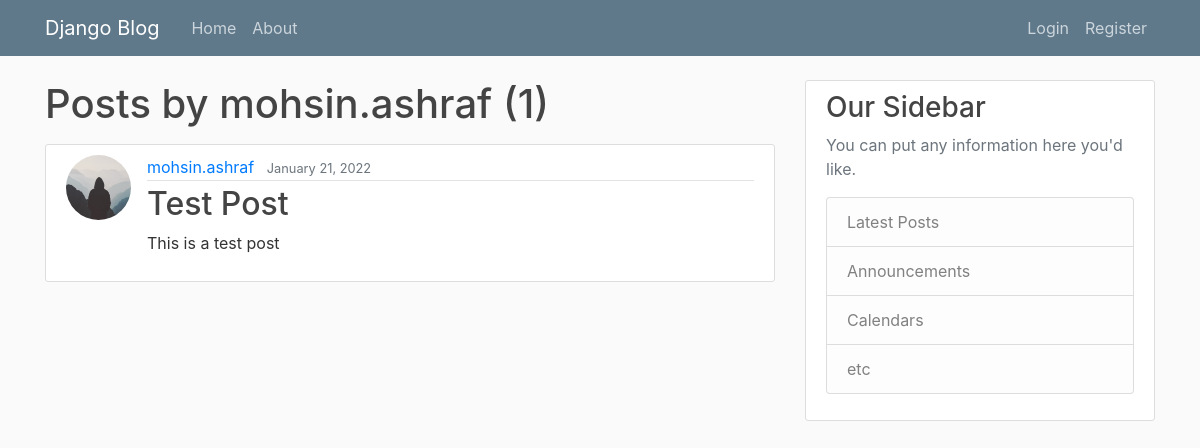
The page /user/mohsin.ashraf on the database its author committed.
### blog/models.py (models this page shows, shortened)
class Post(models.Model):
	title = models.CharField(max_length=100)
	content = models.TextField()
	date_posted = models.DateTimeField(default=timezone.now)
	author = models.ForeignKey(User, on_delete=models.CASCADE)

### users/models.py (models this page shows, shortened)
class Profile(models.Model):
	user = models.OneToOneField(User, on_delete=models.CASCADE)
	image = models.ImageField(default='default.jpg', upload_to='profile_pics')

### blog/views.py (the view)
# urls.py: path('user/<str:username>', PostUserListView.as_view(), name='user-posts'),
class PostUserListView(ListView):
	model = Post
	template_name = "blog/user_posts.html"
	context_object_name = 'posts'
	paginate_by = 5
	def get_queryset(self):
		user = get_object_or_404(User, username=self.kwargs.get("username"))
		return Post.objects.filter(author=user).order_by('-date_posted')

### blog/templates/blog/user_posts.html (shortened to what this page needs)
{% extends "blog/base.html" %}
{% block content %}
    <h1 class="mb-3">Posts by {{ view.kwargs.username }} ({{ page_obj.paginator.count }})</h1>
    {% for post in posts %}
        <article class="media content-section">
          <img class="rounded-circle article-img" src="{{ post.author.profile.image.url }}">
          <div class="media-body">
            <div class="article-metadata">
              <a class="mr-2" href="{% url 'user-posts' post.author.username %}">{{ post.author }}</a>
              <small class="text-muted">{{ post.date_posted|date:"F d, Y" }}</small>
            </div>
            <h2><a class="article-title" href="{% url 'post-detail' post.id %}">{{ post.title }}</a></h2>
            <p class="article-content">{{ post.content }}</p>
          </div>
        </article>
    {% endfor %}
{% endblock content %}

### blog/static/blog/main.css (style rules this page uses)
body { background: #fafafa; color: #333333; margin-top: 5rem; }
h1, h2, h3, h4, h5, h6 { color: #444444; }
.content-section { background: #ffffff; padding: 10px 20px; border: 1px solid #dddddd; border-radius: 3px; margin-bottom: 20px; }
.article-title { color: #444444; }
.article-content { white-space: pre-line; }
.article-img { height: 65px; width: 65px; margin-right: 16px; }
.article-metadata { padding-bottom: 1px; margin-bottom: 4px; border-bottom: 1px solid #e3e3e3 }

### rows shown on the page
Post: author.profile.image (placeholder picture), author "mohsin.ashraf", date_posted "January 21, 2022", title "Test Post", content "This is a test post"

### other values the page prints
{{ view.kwargs.username }} "mohsin.ashraf"
{{ page_obj.paginator.count }} "1"
